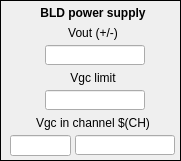
   <widget class="caFrame" name="caframe_2">
    <property name="geometry">
     <rect>
      <x>15</x>
      <y>235</y>
      <width>181</width>
      <height>161</height>
     </rect>
    </property>
    <property name="frameShape">
     <enum>QFrame::Box</enum>
    </property>
    <widget class="caLabel" name="label_21">
     <property name="geometry">
      <rect>
       <x>10</x>
       <y>70</y>
       <width>166</width>
       <height>16</height>
      </rect>
     </property>
     <property name="text">
      <string>Vgc limit</string>
     </property>
     <property name="alignment">
      <set>Qt::AlignCenter</set>
     </property>
     <property name="background">
      <color>
       <red>255</red>
       <green>170</green>
       <blue>0</blue>
      </color>
     </property>
    </widget>
    <widget class="caLabel" name="label_24">
     <property name="geometry">
      <rect>
       <x>10</x>
       <y>25</y>
       <width>166</width>
       <height>16</height>
      </rect>
     </property>
     <property name="text">
      <string>Vout (+/-)</string>
     </property>
     <property name="alignment">
      <set>Qt::AlignCenter</set>
     </property>
     <property name="background">
      <color>
       <red>0</red>
       <green>170</green>
       <blue>255</blue>
      </color>
     </property>
    </widget>
    <widget class="caLineEdit" name="calineedit_6">
     <property name="geometry">
      <rect>
       <x>45</x>
       <y>45</y>
       <width>100</width>
       <height>20</height>
      </rect>
     </property>
     <property name="alignment">
      <set>Qt::AlignCenter</set>
     </property>
     <property name="channel" stdset="0">
      <string notr="true">$(DEVICE):bld:vout</string>
     </property>
     <property name="background">
      <color>
       <red>255</red>
       <green>255</green>
       <blue>255</blue>
      </color>
     </property>
     <property name="colorMode">
      <enum>caLineEdit::Static</enum>
     </property>
     <property name="framePresent" stdset="0">
      <bool>true</bool>
     </property>
     <property name="frameLineWidth" stdset="0">
      <number>1</number>
     </property>
     <property name="precision">
      <number>2</number>
     </property>
     <property name="precisionMode">
      <enum>caLineEdit::User</enum>
     </property>
     <property name="unitsEnabled">
      <bool>true</bool>
     </property>
    </widget>
    <widget class="caLineEdit" name="calineedit_11">
     <property name="geometry">
      <rect>
       <x>45</x>
       <y>90</y>
       <width>100</width>
       <height>20</height>
      </rect>
     </property>
     <property name="alignment">
      <set>Qt::AlignCenter</set>
     </property>
     <property name="channel" stdset="0">
      <string notr="true">$(DEVICE):bld:vgc:limit</string>
     </property>
     <property name="background">
      <color>
       <red>255</red>
       <green>255</green>
       <blue>255</blue>
      </color>
     </property>
     <property name="colorMode">
      <enum>caLineEdit::Static</enum>
     </property>
     <property name="framePresent" stdset="0">
      <bool>true</bool>
     </property>
     <property name="frameLineWidth" stdset="0">
      <number>1</number>
     </property>
     <property name="precision">
      <number>2</number>
     </property>
     <property name="precisionMode">
      <enum>caLineEdit::User</enum>
     </property>
     <property name="unitsEnabled">
      <bool>true</bool>
     </property>
    </widget>
    <widget class="caLineEdit" name="calineedit_13">
     <property name="geometry">
      <rect>
       <x>75</x>
       <y>135</y>
       <width>100</width>
       <height>20</height>
      </rect>
     </property>
     <property name="alignment">
      <set>Qt::AlignRight|Qt::AlignTrailing|Qt::AlignVCenter</set>
     </property>
     <property name="channel" stdset="0">
      <string notr="true">$(DEVICE):bld:vgc:$(CH)_mon</string>
     </property>
     <property name="framePresent" stdset="0">
      <bool>true</bool>
     </property>
     <property name="frameLineWidth" stdset="0">
      <number>1</number>
     </property>
     <property name="precision">
      <number>2</number>
     </property>
     <property name="precisionMode">
      <enum>caLineEdit::User</enum>
     </property>
     <property name="unitsEnabled">
      <bool>true</bool>
     </property>
    </widget>
    <widget class="caLabel" name="label_17">
     <property name="geometry">
      <rect>
       <x>10</x>
       <y>115</y>
       <width>166</width>
       <height>16</height>
      </rect>
     </property>
     <property name="text">
      <string>Vgc in channel $(CH)</string>
     </property>
     <property name="alignment">
      <set>Qt::AlignCenter</set>
     </property>
     <property name="background">
      <color>
       <red>255</red>
       <green>170</green>
       <blue>0</blue>
      </color>
     </property>
    </widget>
    <widget class="caLabel" name="label_25">
     <property name="geometry">
      <rect>
       <x>10</x>
       <y>5</y>
       <width>166</width>
       <height>16</height>
      </rect>
     </property>
     <property name="font">
      <font>
       <pointsize>9</pointsize>
       <weight>75</weight>
       <bold>true</bold>
      </font>
     </property>
     <property name="text">
      <string>BLD power supply</string>
     </property>
     <property name="alignment">
      <set>Qt::AlignCenter</set>
     </property>
    </widget>
    <widget class="caTextEntry" name="catextentry_3">
     <property name="geometry">
      <rect>
       <x>10</x>
       <y>135</y>
       <width>61</width>
       <height>21</height>
      </rect>
     </property>
     <property name="alignment">
      <set>Qt::AlignRight|Qt::AlignTrailing|Qt::AlignVCenter</set>
     </property>
     <property name="channel" stdset="0">
      <string notr="true">$(DEVICE):bld:vgc:$(CH)_sp</string>
     </property>
     <property name="foreground">
      <color>
       <red>170</red>
       <green>0</green>
       <blue>0</blue>
      </color>
     </property>
     <property name="background">
      <color>
       <red>255</red>
       <green>255</green>
       <blue>255</blue>
      </color>
     </property>
     <property name="colorMode">
      <enum>caLineEdit::Static</enum>
     </property>
     <property name="limitsMode">
      <enum>caLineEdit::Channel</enum>
     </property>
     <property name="maxValue">
      <double>8191.000000000000000</double>
     </property>
     <property name="minValue">
      <double>-8192.000000000000000</double>
     </property>
    </widget>
   </widget>
